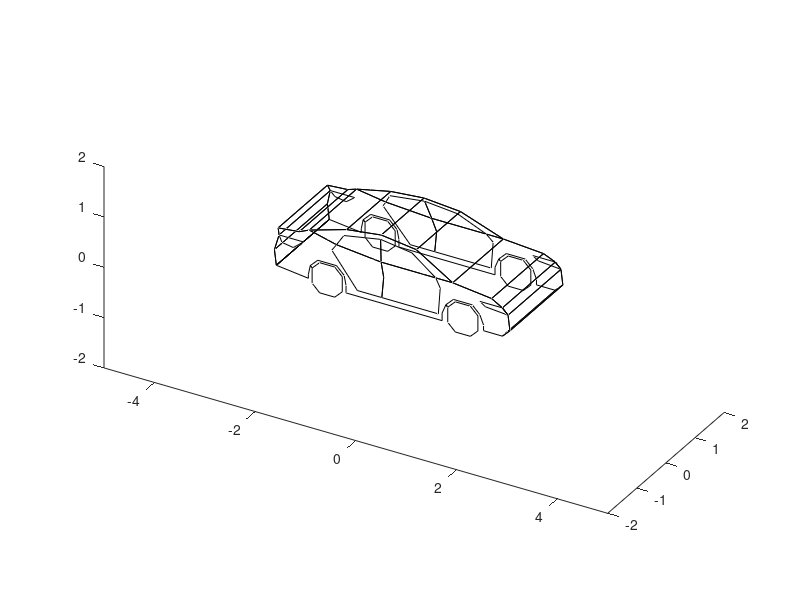

Source code (MATLAB):
shapeRaw2D=[120,220,205,230,205,220,210,195,215,200,215,240,235,260,275,260,...
         295,240,295,200,275,180,235,180,215,200,210,195,230,175,280,175,...
         300,195,305,220,305,240,560,240,560,220,570,195,575,200,575,240,...
         595,260,635,260,655,240,655,200,635,180,595,180,575,200,570,195,...
         590,175,640,175,660,195,670,220,670,235,720,235,740,215,735,175,...
         720,160,660,160,675,170,735,175,720,160,690,145,585,135,540,135,...
         555,155,550,225,400,225,405,170,395,135,540,135,395,135,385,85,...
         470,95,540,135,585,135,480,85,385,75,295,85,200,110,275,125,...
         265,140,335,225,400,225,405,170,395,135,275,125,395,135,385,85,...
         290,100,275,125,200,110,175,120,120,125,125,140,190,140,165,160,...
         135,155,125,140,115,180,120,220];
shapeSize2D=size(shapeRaw2D,2)/2;
shapeSideRev2D=reshape(shapeRaw2D,[2,shapeSize2D])';
shapeSide2D=[shapeSideRev2D(:,1),-shapeSideRev2D(:,2)];
shapeSideBtm=min(shapeSide2D(:,2));
shapeSide2D(:,2)=shapeSide2D(:,2)-shapeSideBtm;
shapeSideCenter=mean(shapeSide2D(:,1));
shapeSide2D(:,1)=shapeSide2D(:,1)-shapeSideCenter;
shapeOrgLength=max(shapeSide2D(:,1))-min(shapeSide2D(:,1));
shapeLength=4.675;
shapeWidth=1.820;
shapeWidthH=shapeWidth/2;
shapeSide2D=shapeSide2D*shapeLength/shapeOrgLength;

shapeW=shapeWidthH-max(0,shapeSide2D(:,2)-0.8)*0.3;

shapeSide3D=[shapeSide2D(:,1),+shapeW,shapeSide2D(:,2);
             shapeSide2D(:,1),-shapeW,shapeSide2D(:,2)];
%          shapeSide2D(end:-1:1,1),-shapeW(end:-1:1),shapeSide2D(end:-1:1,2)];

%shapeSkinIdx=[1:4,15:22,33:41,46:47,60:63,76:78,83,1];
shapeSkinIdx=[38:41,46:47,60:63,76:78,83,1];
shapeSkin2D=shapeSide2D(shapeSkinIdx,:);
shapeSkin2DSize=size(shapeSkin2D,1);

shapeSkin3D=zeros(shapeSkin2DSize*4,3);
for i=0:(shapeSkin2DSize-1)
    fl=i*2+1;
    fr=i*2+2;
    f =i+1;
    bl=shapeSkin2DSize*4+1-fl;
    br=shapeSkin2DSize*4+1-fr;
    b =f;%shapeSkin2DSize+1-f;

    Hf=shapeSkin2D(f,2);
    Wf=shapeWidthH-max(0,Hf-0.8)*0.3;
    Hb=shapeSkin2D(b,2);
    Wb=shapeWidthH-max(0,Hb-0.8)*0.3;
    if( mod(i,2)==0 )
        shapeSkin3D(fl,:)=[shapeSkin2D(f,1), +Wf, shapeSkin2D(f,2)];
        shapeSkin3D(fr,:)=[shapeSkin2D(f,1), -Wf, shapeSkin2D(f,2)];
        shapeSkin3D(bl,:)=[shapeSkin2D(b,1), -Wb, shapeSkin2D(b,2)];
        shapeSkin3D(br,:)=[shapeSkin2D(b,1), +Wb, shapeSkin2D(b,2)];
    else
        shapeSkin3D(fl,:)=[shapeSkin2D(f,1), -Wf, shapeSkin2D(f,2)];
        shapeSkin3D(fr,:)=[shapeSkin2D(f,1), +Wf, shapeSkin2D(f,2)];
        shapeSkin3D(bl,:)=[shapeSkin2D(b,1), +Wb, shapeSkin2D(b,2)];
        shapeSkin3D(br,:)=[shapeSkin2D(b,1), -Wb, shapeSkin2D(b,2)];
    end
end

%plot(shapeSide2D(:,1),shapeSide2D(:,2),'.-',...
%     shapeSkin2D(:,1),shapeSkin2D(:,2),'-');
%shapeSide3D=[shapeSide2D(:,1),+shapeWidthH*ones(shapeSize2D,1),shapeSide2D(:,2);
%             shapeSide2D(:,1),-shapeWidthH*ones(shapeSize2D,1),shapeSide2D(:,2)];
plot3(shapeSide3D(:,1),shapeSide3D(:,2),shapeSide3D(:,3),'-k',...
      shapeSkin3D(:,1),shapeSkin3D(:,2),shapeSkin3D(:,3),'-k');
%plot3(shapeSide3D(:,1),shapeSide3D(:,2),shapeSide3D(:,3),'-k');
%plot3(shapeSkin3D(:,1),shapeSkin3D(:,2),shapeSkin3D(:,3),'.-');
%shapeAll=[shapeSkin3D;shapeSide3D(end:-1:1,:)];
%plot3(shapeAll(:,1),shapeAll(:,2),shapeAll(:,3),'.-');
axis equal;
axis([-5,+5,-2,+2,-2,+2]);
view(30,30);
